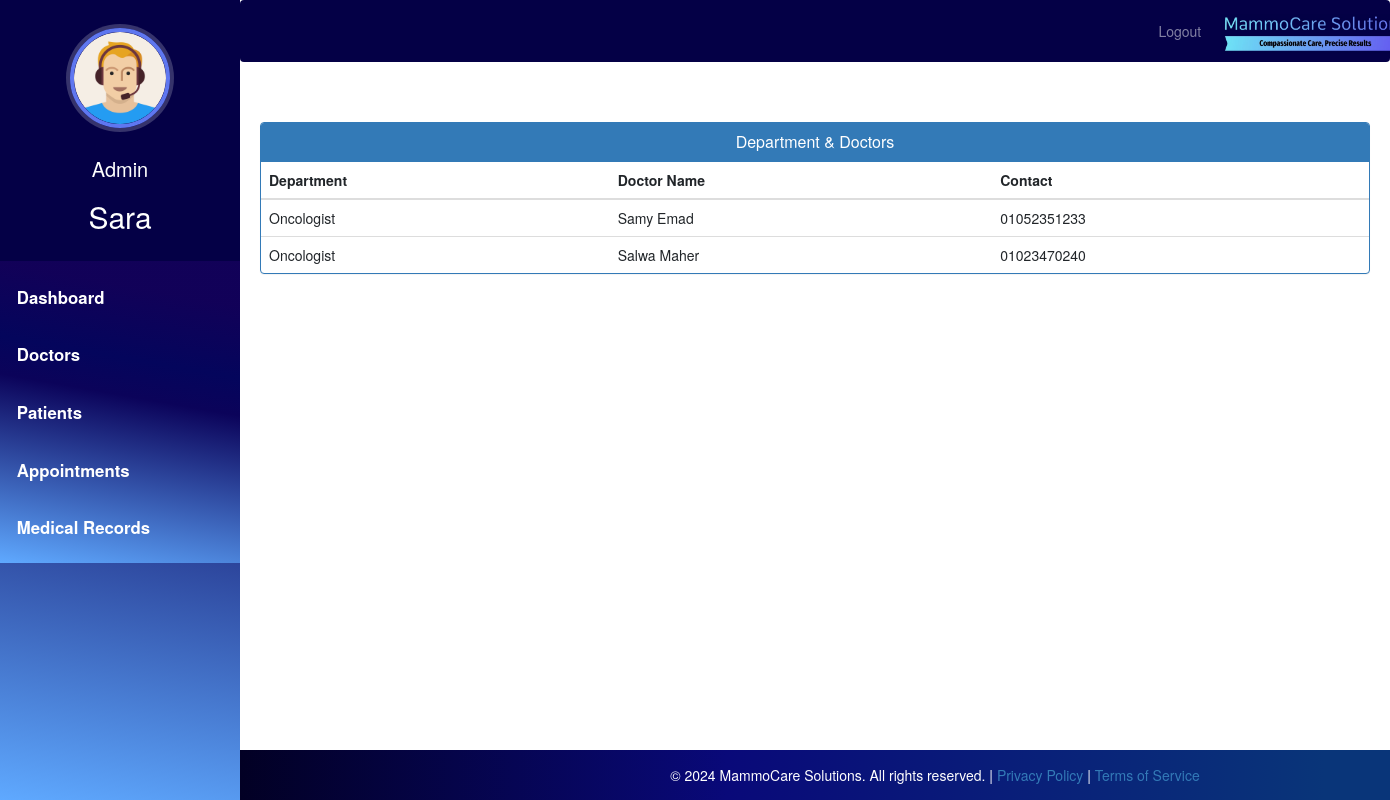
Screenshot of /admin-view-doctor-specialisation (signed in) with the database file from the repository.
### hospital/models.py (models this page shows, shortened)
class Doctor(models.Model):
    user=models.OneToOneField(User,on_delete=models.CASCADE)
    profile_pic= models.ImageField(upload_to='profile_pic/DoctorProfilePic/', null=True,blank=True)
    address = models.CharField(max_length=40)
    mobile = models.CharField(max_length=20,null=True)
    department= models.CharField(max_length=50, default='Oncologist')
    status=models.BooleanField(default=False)
    @property
    def get_name(self):
        return self.user.first_name+" "+self.user.last_name

### hospital/views.py (the view)
# urls.py: path('admin-view-doctor-specialisation',views.admin_view_doctor_specialisation_view,name='admin-view-doctor-specialisation'),
@login_required(login_url='adminlogin')
@user_passes_test(is_admin)
def admin_view_doctor_specialisation_view(request):
    doctors=models.Doctor.objects.all().filter(status=True)
    return render(request,'hospital/admin_view_doctor_specialisation.html',{'doctors':doctors})

### hospital/views.py (called while the page is built)
def is_admin(user):
    return user.groups.filter(name='ADMIN').exists()

### templates/hospital/admin_view_doctor_Specialisation.html (shortened to what this page needs)
{% extends 'hospital/admin_base.html' %}
{% load static %}
{% block content %}
<head>
  <link href="//netdna.bootstrapcdn.com/bootstrap/3.0.0/css/bootstrap.min.css" rel="stylesheet" id="bootstrap-css">
</head>
<div class="container">
  <div class="panel panel-primary">
    <div class="panel-heading">
      <h6 class="panel-title">Department & Doctors</h6>
    </div>
    <table class="table table-hover" id="dev-table">
      <thead>
        <tr>
          <th>Department</th>
          <th>Doctor Name</th>
          <th>Contact</th>
        </tr>
      </thead>
      {% for d in doctors %}
      <tr>
        <td>{{d.department}}</td>
        <td> {{d.get_name}}</td>
        <td>{{d.mobile}}</td>
      </tr>
      {% endfor %}
    </table>
  </div>
</div>
<div class="footer-container">
  <footer>
    <div class="footer-content">
      <p>
        &copy; 2024 MammoCare Solutions. All rights reserved. | <a href="/privacy_policy">Privacy Policy</a> | <a href="/terms">Terms of Service</a>
      </p>
    </div>
  </footer>
</div>
{% endblock content %}

### templates/hospital/admin_base.html (shortened to what this page needs)
<!DOCTYPE html>
{% load static %}
<html lang="en">
<head>
  <link rel="stylesheet" href="https://stackpath.bootstrapcdn.com/bootstrap/4.3.1/css/bootstrap.min.css">
  <link rel="stylesheet" href="https://maxcdn.bootstrapcdn.com/font-awesome/4.7.0/css/font-awesome.min.css">
  <link rel="stylesheet" href="{% static '/style.css' %}">
</head>
<body>
  <nav class="menu" tabindex="0">
    <header class="avatar">
      <div style="display: inline-block;">
        <img src="{% static "images/adminpropic.png" %}" />
        <br><br>
        <h6 style="color: white; font-size: 20px;">Admin</h6>
      </div>
      <h2>{{ request.user.first_name }}</h2>
    </header>
    <ul>
      <li tabindex="0" class="icon-dashboard"> <a style="color:white; text-decoration:none;" href="/admin-dashboard"><span>Dashboard</span></a> </li>
      <li tabindex="0" class="icon-customers"> <a style="color:white; text-decoration:none;" href="/admin-doctor"><span>Doctors</span></a></li>
      <li tabindex="0" class="icon-users"> <a style="color:white; text-decoration:none;" href="/admin-patient"><span>Patients</span></a></li>
      <li tabindex="0" class="icon-calendar"> <a style="color:white; text-decoration:none;" href="/admin-appointment"><span>Appointments</span></a></li>
      <li tabindex="0" class="icon-calendar"> <a style="color:white; text-decoration:none;" href="/admin-medical-records"><span>Medical Records</span></a></li>
    </ul>
  </nav>
  <main>
    <div class="bs-example">
      <nav class="navbar navbar-expand-md navbar-dark fixed-top" style="background:#040046;">
        <div class="navbar-nav" style=" margin-left: 80%;">
          <a href="/index" class="nav-item nav-link">Logout</a>
        </div>
        <a href="/admin-dashboard" class="navbar-brand">
          <img src="{% static 'images/mammocare-logo.jpeg' %}" alt="Logo" height="40" style="margin-top: -7px;">
        </a>
      </nav>
    </div>
    <br><br>
    {% block content %}
    {% endblock content %}
    <br><br><br><br>
    <footer>
      <br>
      <div class="container">
      </div>
    </footer>
  </main>
</body>
</html>

### static/style.css (style rules this page uses)
body { padding-left: 240px; }
main { position: relative; height: 100vh; }
.menu { background: #5bc995; height: 100vh; width: 240px; position: fixed; top: 0px; left: 0; z-index: 5; outline: none; }
.menu .avatar { background: rgba(0, 0, 0, 0.1); padding: 2em 0.5em; text-align: center; }
.menu .avatar img { width: 100px; border-radius: 50%; overflow: hidden; border: 4px solid #ffea92; box-shadow: 0 0 0 4px rgba(255, 255, 255, 0.2); }
.menu .avatar h2 { font-weight: normal; margin-bottom: 0; }
.menu ul { list-style: none; padding: 0.5em 0; margin: 0; }
.menu ul li { padding: 0.5em 1em 0.5em 3em; font-size: 0.95em; font-weight: regular; background-repeat: no-repeat; background-position: left 15px center; background-size: auto 20px; transition: all 0.15s linear; cursor: pointer; }
.menu ul li.icon-dashboard { background-image: url("http://www.entypo.com/images//gauge.svg"); }
.menu ul li.icon-customers { background-image: url("http://www.entypo.com/images//briefcase.svg"); }
.menu ul li.icon-users { background-image: url("http://www.entypo.com/images//users.svg"); }
.menu ul li.icon-calendar { background-image: url("http://www.entypo.com/images//calendar.svg"); }

### templates/hospital/admin_base.html (style rules this page uses)
a:link { text-decoration: none; }
a { color: white; }
footer { padding: 0px 0px 0px 0px; background-color: black; margin: 0px; }
p { text-align: center; }
body { padding-left: 240px; }
main { position: relative; height: 100vh; }
.menu { background: #03a9f4; height: 100vh; width: 240px; position: fixed; top: 0px; left: 0; z-index: 5; outline: none; }
.menu .avatar { background: rgba(0, 0, 0, 0.1); padding: 2em 0.5em; text-align: center; }
.menu .avatar img { width: 100px; border-radius: 50%; overflow: hidden; border: 4px solid #ffea92; box-shadow: 0 0 0 4px rgba(255, 255, 255, 0.2); }
.menu .avatar h2 { font-weight: normal; margin-bottom: 0; }
.menu ul { list-style: none; padding: 0.5em 0; margin: 0; }
.menu ul li { padding: 0.5em 1em 0.5em 3em; font-size: 0.95em; font-weight: regular; background-repeat: no-repeat; background-position: left 15px center; background-size: auto 20px; transition: all 0.15s linear; cursor: pointer; }
.menu ul li.icon-dashboard { background-image: url("http://www.entypo.com/images//gauge.svg"); }
.menu ul li.icon-customers { background-image: url("http://www.entypo.com/images//briefcase.svg"); }
.menu ul li.icon-users { background-image: url("http://www.entypo.com/images//users.svg"); }
.menu ul li.icon-calendar { background-image: url("http://www.entypo.com/images//calendar.svg"); }
body { padding-left: 240px; margin-top: 50px; }
.menu { background: rgb(2,0,36); background: linear-gradient(10deg, rgba(2,0,36,1) 0%, rgba(95,169,255,1) 0%, rgba(11,3,90,1) 55%, rgba(4,5,92,1) 66%, rgba(18,1,88,0.9568160027682948) 87%); height: 100vh; width: 240px; position: fixed; top: 0px; left: 0; z-index: 5; outline: none; transition: left 0.3s; }
.menu .avatar { background: #040046; padding: 2em 0.5em; text-align: center; }
.menu .avatar img { width: 100px; height: 100px; border-radius: 50%; overflow: hidden; border: 4px solid #5f77f0; box-shadow: 0 0 0 4px rgba(255, 255, 255, 0.2); }
.menu .avatar h2 { font-weight: normal; margin-bottom: 0; color: #fff; margin-top: 10px; }
.menu ul { list-style: none; padding: 0.5em 0; margin: 0; background: rgb(2,0,36); background: linear-gradient(10deg, rgba(2,0,36,1) 0%, rgba(95,169,255,1) 0%, rgba(11,3,90,1) 55%, rgba(4,5,92,1) 66%, rgba(18,1,88,0.9568160027682948) 87%); }
.menu ul li { padding: 1em; font-size: 1.2em; font-weight: bold; transition: background-color 0.3s ease; }
.menu ul li a { color: #fff; text-decoration: none; }
footer { padding: 0px 0px 0px 0px; background: rgb(2, 0, 36); background: linear-gradient(90deg, rgba(2, 0, 36, 1) 0%, rgba(9, 9, 121, 1) 35%, rgba(9, 53, 121, 1) 78%); margin: 0px; position: fixed; bottom: 0; width: 100%; height: 50px; text-align: center; }

### templates/hospital/admin_view_doctor_Specialisation.html (style rules this page uses)
footer { padding: 0px 0px; background: rgb(2, 0, 36); background: linear-gradient(90deg, rgba(2, 0, 36, 1) 0%, rgba(9, 9, 121, 1) 35%, rgba(9, 53, 121, 1) 78%); position: fixed; margin: 0px; width: 100%; height: 50px; color: white; z-index: 0; }
footer p { margin: 5px 0; font-size: 14px; }
.footer-container { position: fixed; width: 100%; z-index: 1001; }
.footer-content { padding: 10px 0; bottom: 0px; }
a:link { text-decoration: none; }
h6 { text-align: center; }

### rows the page displays
Doctor: department "Oncologist", get_name "Samy Emad", mobile "01052351233"
Doctor: department "Oncologist", get_name "Salwa Maher", mobile "01023470240"

### other values shown
{{ request.user.first_name }} "Sara"
